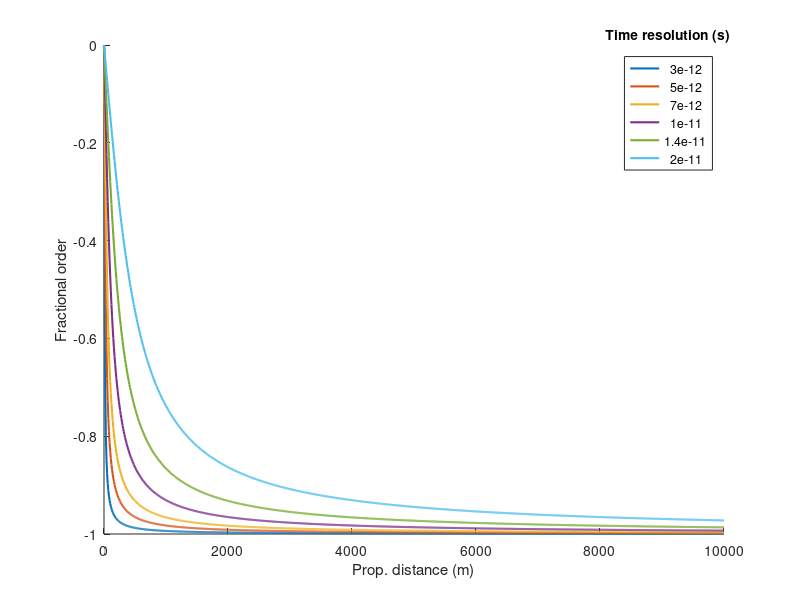

Here is the MATLAB script that generated this plot:
C = 3e+08;  %m/s -> speed of light

L = 0:10:10e+03;     %m

lam0 = 1560e-09;     %m
Dl = 18e-06;    %s/m^2
Dv = -lam0^2/(2*pi*C)*Dl;
s = [3e-12,5e-12,7e-12,1e-11,1.4e-11,2e-11];

for r=1:length(s)
    af(r,:) = 2*atan(4*pi^2*Dv*L/s(r)^2)/pi;
end

nfig = 10;
figure(nfig)
close(nfig);
figure(nfig)
hold on
for r=1:length(s)
    plot(L,af(r,:),'LineWidth',1.5)
end
xlabel('Prop. distance (m)')
ylabel('Fractional order')
hleg = legend(num2str(s'));
htitle = get(hleg,'Title');
set(htitle,'String','Time resolution (s)')
hold off

%% Pretty fig
% h = figure(nfig)
